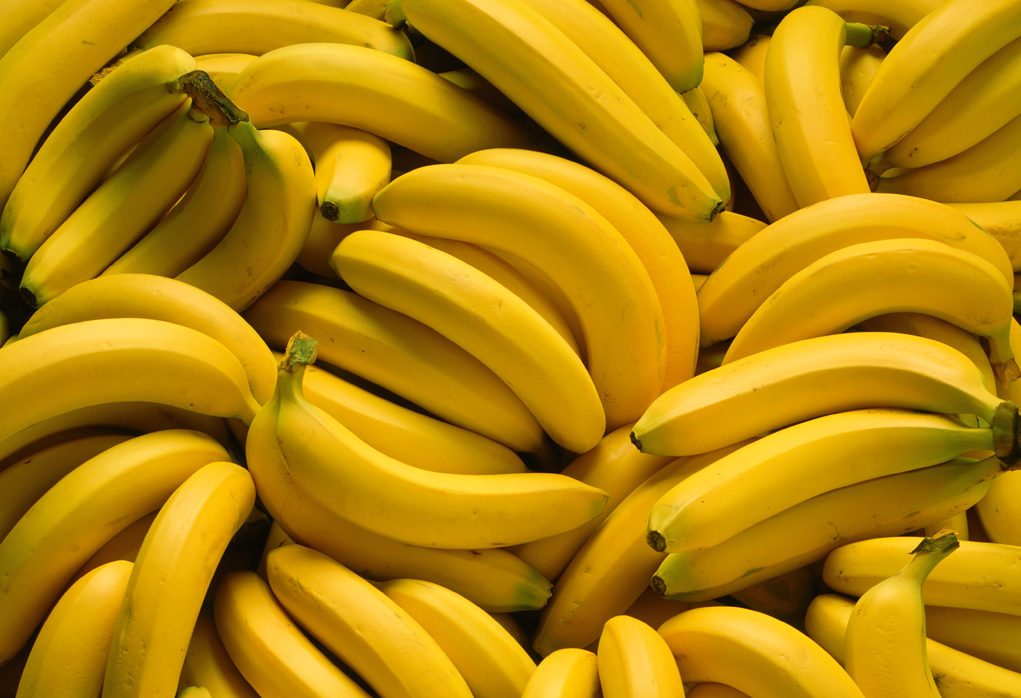
#> input picture Chapter 6/banana.png, 1021 x 698 px
$ python arithmetic.py --image banana.png
#> lines starting #> are read from the running program, lines starting #| are printed output that depends on the picture
from __future__ import print_function
import numpy as np
import argparse
import cv2

ap = argparse.ArgumentParser()
ap.add_argument("-i", "--image", required = True,
help = "Path to the image")
args = vars(ap.parse_args())

image = cv2.imread(args["image"])
#> image is the input picture: shape (698, 1021, 3); mean B, G, R 9.2, 132.6, 179
cv2.imshow("Original", image)
cv2.waitKey(0)

#CV2 ARITHMETIC
#Define 2 numpy arrays
#Array one: One element with value of 200
#Array two: One element with value of 100
#Add values together
#Output is 300, but cv2.add caps it at 255
print("max of 255: {}".format(cv2.add(np.uint8([200]), np.uint8([100]))))
#Similar to above, but with subtracting
#Output is -50, but cv2.subtract caps it at 0
print("max of 0: {}".format(cv2.subtract(np.uint8([50]), np.uint8([100]))))

#NUMPY ARITHMETIC
#Define 2 numpy arrays
#Array one: One element with value of 200
#Array two: One element with value of 100
#Add values together
#Output is 300, but numpy wraps around so output is 44
print("wrap around: {}".format(np.uint8([200]) + np.uint8([100])))
#Similar to above, but with subtracting
#Output is -50, but numpy wraps around so output is 206
print("wrap around: {}".format(np.uint8([50]) - np.uint8([100])))

#Define numpy array of ones, same size as image
#Uses 8 bit unsigned integers as data type
#Multiply by 100 to make it an array of 100s
#Add matrix of 100s to image, increasing intensity
#Caps at 255 by cv2.add
M = np.ones(image.shape, dtype = "uint8") * 100
added = cv2.add(image, M)
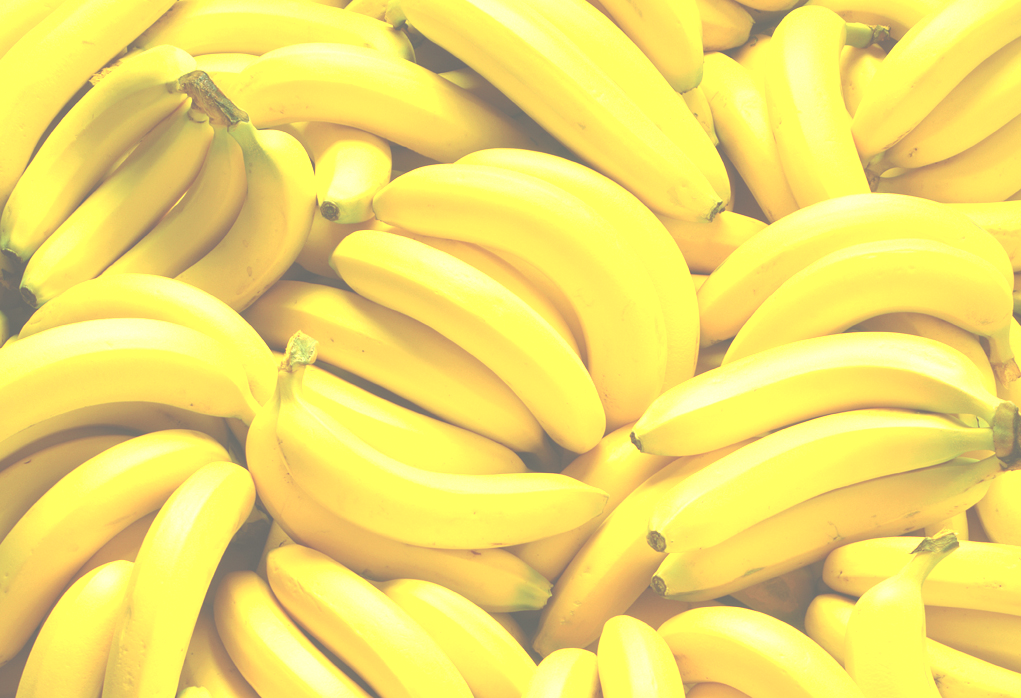
#> added: shape (698, 1021, 3); mean B, G, R 109.2, 222.1, 240.2
cv2.imshow("Added", added)
cv2.waitKey(0)

#Define numpy array of ones, same size as image
#Uses 8 bit unsigned integers as data type
#Multiply by 50 to make it an array of 50s
#Subtract matrix of 50s from image, deincreasing intensity
#Caps at 0 by cv2.subtract
M = np.ones(image.shape, dtype = "uint8") * 50
subtracted = cv2.subtract(image, M)
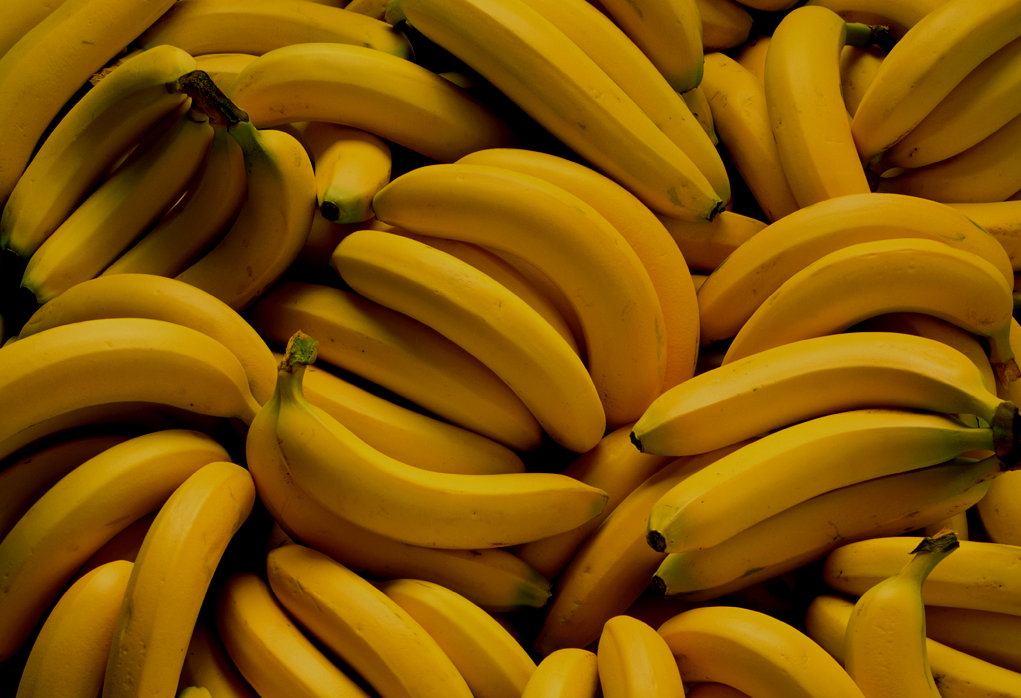
#> subtracted: shape (698, 1021, 3); mean B, G, R 1.4, 84.2, 129.7
cv2.imshow("Subtracted", subtracted)
cv2.waitKey(0)
